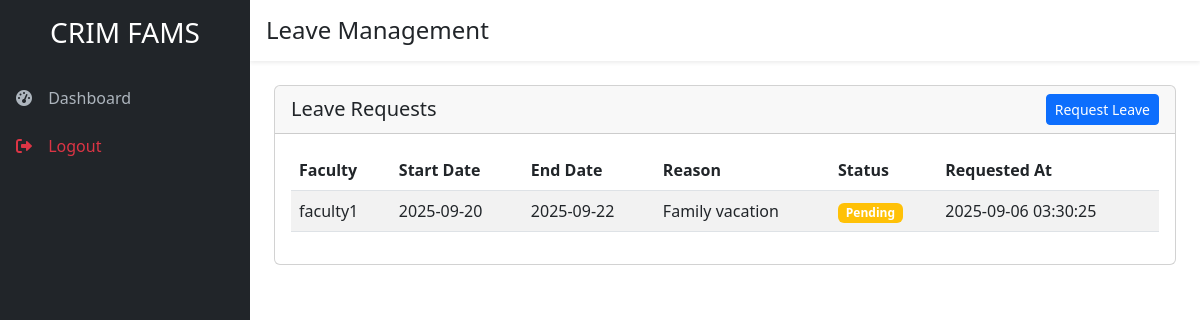
The app's page /frontend_php/leave.php (signed in) with its own data.
### tables this page shows
CREATE TABLE leave_requests (
    id INT AUTO_INCREMENT PRIMARY KEY,
    faculty_id INT,
    start_date DATE,
    end_date DATE,
    reason TEXT,
    status ENUM('Pending', 'Approved', 'Rejected') DEFAULT 'Pending',
    admin_note TEXT,
    requested_at TIMESTAMP DEFAULT CURRENT_TIMESTAMP,
    FOREIGN KEY (faculty_id) REFERENCES users(id)
);

CREATE TABLE users (
    id INT AUTO_INCREMENT PRIMARY KEY,
    username VARCHAR(50) UNIQUE NOT NULL,
    password VARCHAR(255) NOT NULL,
    role ENUM('ADMIN', 'FACULTY', 'SECRETARY', 'PROGRAM_HEAD') NOT NULL,
    email VARCHAR(100),
    created_at TIMESTAMP DEFAULT CURRENT_TIMESTAMP
);

### frontend_php/leave.php (the view, shortened to what this page needs)
<!DOCTYPE html>
<html lang="en">
<head>
    <link href="https://cdn.jsdelivr.net/npm/bootstrap@5.3.0/dist/css/bootstrap.min.css" rel="stylesheet">
    <link href="https://cdnjs.cloudflare.com/ajax/libs/font-awesome/6.0.0/css/all.min.css" rel="stylesheet">
    <link href="../frontend/css/dashboard.css" rel="stylesheet">
</head>
<body>
    <div class="d-flex">
        <nav class="sidebar bg-dark">
            <div class="sidebar-header">
                <h3 class="text-white text-center py-3">CRIM FAMS</h3>
            </div>
            <ul class="nav flex-column">
                <li class="nav-item">
                    <a class="nav-link" href="dashboard.php">
                        <i class="fas fa-tachometer-alt"></i> Dashboard
                    </a>
                </li>
                <li class="nav-item mt-auto">
                    <a class="nav-link text-danger" href="logout.php">
                        <i class="fas fa-sign-out-alt"></i> Logout
                    </a>
                </li>
            </ul>
        </nav>
        <div class="main-content flex-grow-1">
            <header class="bg-white shadow-sm p-3 d-flex align-items-center">
                <h4 class="mb-0">Leave Management</h4>
            </header>
            <main class="p-4">
                <?php
                $db = Database::getInstance()->getConnection();
                $role = $_SESSION['role'];
                $user_id = $_SESSION['user_id'];
                if ($role === 'FACULTY') {
                    $stmt = $db->prepare('SELECT lr.*, u.username FROM leave_requests lr LEFT JOIN users u ON lr.faculty_id = u.id WHERE lr.faculty_id = ? ORDER BY lr.requested_at DESC');
                    $stmt->execute([$user_id]);
                    $leave_requests = $stmt->fetchAll(PDO::FETCH_ASSOC);
                } elseif (in_array($role, ['ADMIN', 'SECRETARY'])) {
                    $stmt = $db->query('SELECT lr.*, u.username FROM leave_requests lr JOIN users u ON lr.faculty_id = u.id ORDER BY lr.requested_at DESC');
                    $leave_requests = $stmt->fetchAll(PDO::FETCH_ASSOC);
                }
                ?>
                <div class="card">
                    <div class="card-header d-flex justify-content-between align-items-center">
                        <h5 class="mb-0">Leave Requests</h5>
                        <?php if ($role === 'FACULTY'): ?>
                        <button class="btn btn-primary btn-sm" data-bs-toggle="modal" data-bs-target="#requestLeaveModal">Request Leave</button>
                        <?php endif; ?>
                    </div>
                    <div class="card-body">
                        <?php if ($leave_requests): ?>
                            <div class="table-responsive">
                                <table class="table table-striped">
                                    <thead>
                                        <tr>
                                            <th>Faculty</th>
                                            <th>Start Date</th>
                                            <th>End Date</th>
                                            <th>Reason</th>
                                            <th>Status</th>
                                            <th>Requested At</th>
                                        </tr>
                                    </thead>
                                    <tbody>
                                        <?php foreach ($leave_requests as $request): ?>
                                        <tr>
                                            <td><?php echo $request['username']; ?></td>
                                            <td><?php echo $request['start_date']; ?></td>
                                            <td><?php echo $request['end_date']; ?></td>
                                            <td><?php echo $request['reason']; ?></td>
                                            <td>
                                                <span class="badge bg-<?php
                                                    echo $request['status'] === 'Approved' ? 'success' :
                                                         ($request['status'] === 'Rejected' ? 'danger' : 'warning');
                                                ?>">
                                                    <?php echo $request['status']; ?>
                                                </span>
                                            </td>
                                            <td><?php echo $request['requested_at']; ?></td>
                                        </tr>
                                        <?php endforeach; ?>
                                    </tbody>
                                </table>
                            </div>
                        <?php else: ?>
                            <p>No leave requests found.</p>
                        <?php endif; ?>
                    </div>
                </div>
            </main>
        </div>
    </div>
</body>
</html>

### frontend/css/dashboard.css (style rules this page uses)
.sidebar { width: 250px; height: 100vh; position: fixed; top: 0; left: 0; z-index: 1000; overflow-y: auto; }
.sidebar .nav-link { color: #adb5bd; padding: 0.75rem 1rem; border: none; border-radius: 0; }
.sidebar .nav-link i { margin-right: 0.5rem; width: 20px; }
.main-content { margin-left: 250px; min-height: 100vh; }

### records on screen
leave_requests: faculty.username "faculty1", start_date "2025-09-20", end_date "2025-09-22", reason "Family vacation", status "Pending", requested_at "2025-09-06 03:30:25"
